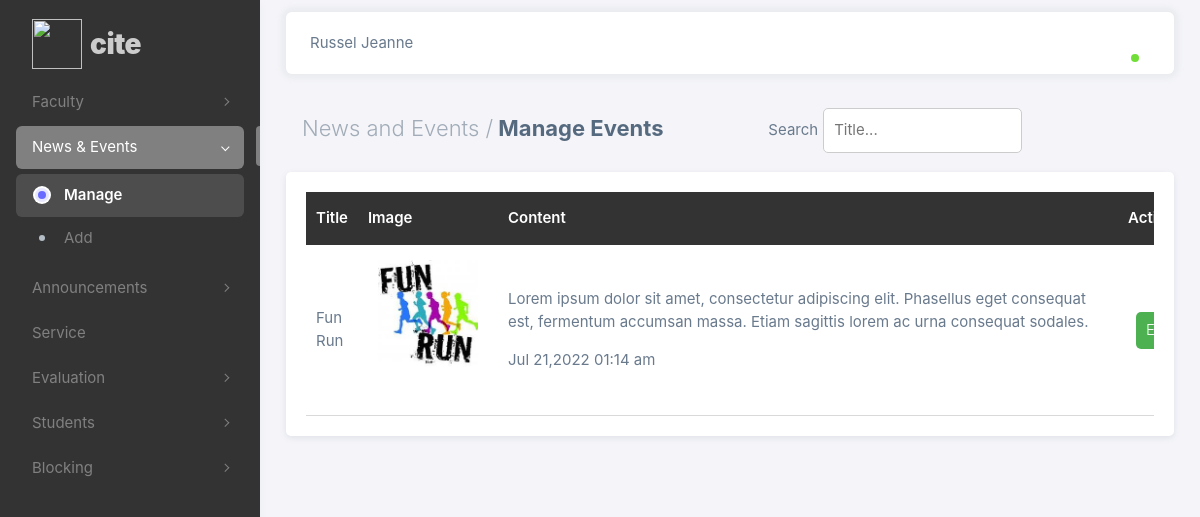
/admin/php/news_events.php (signed in), run on the app's committed database.
### tables this page shows
CREATE TABLE `news_events_tbl` (
  `bulletin_id` int(11) NOT NULL,
  `photo` varchar(255) NOT NULL,
  `title` varchar(30) NOT NULL,
  `post` varchar(10) DEFAULT NULL,
  `content` varchar(1000) NOT NULL,
  `time_date` datetime NOT NULL
);

### admin/php/news_events.php (the view, shortened to what this page needs)
<?php
if (isset($_SESSION['id']) && isset($_SESSION['username']) && isset($_SESSION['fname'])) {
?>
<!DOCTYPE html>
<html
  lang="en"
  class="light-style layout-menu-fixed"
  dir="ltr"
  data-theme="theme-default"
  data-assets-path="../assets/"
  data-template="vertical-menu-template-free"
>
  <head>
    <link rel="stylesheet" href="../assets/vendor/fonts/boxicons.css" />
    <link rel="stylesheet" href="../assets/vendor/css/core.css" class="template-customizer-core-css" />
    <link rel="stylesheet" href="../assets/vendor/css/theme-default.css" class="template-customizer-theme-css" />
    <link rel="stylesheet" href="../assets/css/demo.css" />
    <link rel="stylesheet" href="../assets/vendor/libs/perfect-scrollbar/perfect-scrollbar.css" />
    <link rel="stylesheet" href="../assets/vendor/libs/apex-charts/apex-charts.css" />
    <link rel="stylesheet" href="css/cite_theme.css" />
  </head>
  <body>
    <div class="layout-wrapper layout-content-navbar">
      <div class="layout-container">
        <aside id="layout-menu" class="layout-menu menu-vertical menu bg-menu-theme">
          <div class="app-brand demo">
            <a href="faculty.php" class="app-brand-link">
              <span class="app-brand-logo demo">
                <img src="assets/logo.png" style="height: 50px; width: 50px">
              </span>
              <span class="app-brand-text demo menu-text fw-bolder ms-2">CITE</span>
            </a>
          </div>
          <ul class="menu-inner py-1">
            <li class="menu-item">
              <a href="javascript:void(0);" class="menu-link menu-toggle">
                <div data-i18n="Layouts">Faculty</div>
              </a>
            </li>
            <li class="menu-item active open">
              <a href="javascript:void(0);" class="menu-link menu-toggle">
                <div data-i18n="Layouts">News & Events</div>
              </a>
              <ul class="menu-sub">
                <li class="menu-item active">
                  <a href="news_events.php" class="menu-link">
                    <div>Manage</div>
                  </a>
                </li>
                <li class="menu-item">
                  <a href="add_news_events.php" class="menu-link">
                    <div>Add</div>
                  </a>
                </li>
              </ul>
            </li>
            <li class="menu-item">
              <a href="javascript:void(0);" class="menu-link menu-toggle">
                <div data-i18n="Layouts">Announcements</div>
              </a>
            </li>
            <li class="menu-item">
              <a href="index.html" class="menu-link">
                <div data-i18n="Analytics">Service</div>
              </a>
            </li>
            <li class="menu-item">
              <a href="javascript:void(0);" class="menu-link menu-toggle">
                <div data-i18n="Layouts">Evaluation</div>
              </a>
            </li>
            <li class="menu-item">
              <a href="javascript:void(0);" class="menu-link menu-toggle">
                <div data-i18n="Layouts">Students</div>
              </a>
            </li>
            <li class="menu-item">
              <a href="javascript:void(0);" class="menu-link menu-toggle">
                <div data-i18n="Layouts">Blocking</div>
              </a>
            </li>
          </ul>
        </aside>
        <div class="layout-page">
          <nav
            class="layout-navbar container-xxl navbar navbar-expand-xl navbar-detached align-items-center bg-navbar-theme"
            id="layout-navbar">
            <div class="navbar-nav-right d-flex align-items-center" id="navbar-collapse">
              <div class="navbar-nav align-items-center">
                <div class="nav-item d-flex align-items-center">
                  <span><?php echo $_SESSION['fname'].' '.$_SESSION['lname'];?></span>
                </div>
              </div>
              <ul class="navbar-nav flex-row align-items-center ms-auto">
                <li class="nav-item navbar-dropdown dropdown-user dropdown">
                  <a class="nav-link dropdown-toggle hide-arrow" href="javascript:void(0);" data-bs-toggle="dropdown">
                    <div class="avatar avatar-online">
                    </div>
                  </a>
                </li>
              </ul>
            </div>
          </nav>
          <div class="content-wrapper">
            <div class="container-xxl flex-grow-1 container-p-y">
              <div class="d-flex flex-wrap">
                <div class="p-2 flex-fill">
                  <h4 class="fw-bold p-2"><span class="text-muted fw-light">News and Events /</span> Manage Events</h4>
                </div>
                <div class="p-2 flex-fill">
                  <?php
                    include "db_conn.php";
                    $sql = "SELECT * FROM news_events_tbl ORDER BY bulletin_id DESC";
                    if (isset($_POST['search'])) {
                      $search = $_POST['search'];
                      $sql = "SELECT * FROM news_events_tbl WHERE title LIKE '%$search%'";
                    }
                    else {
                      $search = "";
                        $sql = "SELECT * FROM news_events_tbl ORDER BY bulletin_id DESC";
                    }
                    $result = $conn->query($sql);
                  ?>
                  <form method="POST">
                    <label>Search</label><input type="text" class="search" placeholder="Title..." name="search" value="<?php echo $search;?>">
                  </form>
                </div>
              </div>
              <div class="section-container card">
                <div class="table-wrapper">
                  <table class="table-cite" id="newsEvent_tbl">
                    <thead>
                      <tr>
                        <th scope="col">Title</th>
                        <th scope="col">Image</th>
                        <th scope="col">Content</th>
                        <th scope="col">Action</th>
                      </tr>
                    </thead>
                    <tbody>
                     <?php
                        if($result->num_rows > 0) {
                          while ($row=$result->fetch_assoc()) {
                      ?>
                      <tr>
                        <td><?php echo $row['title'];?></td>
                        <td>
                          <div class="image-container" style="height: 120px; width: 120px;">
                            <img src="images/<?php echo $row['photo'];?>">
                          </div>
                        </td>
                        <td>
                          <div class="description-container mb-3">
                            <?php echo $row['content'];?>
                          </div>
                          <span><?php $date = $row['time_date']; echo date("M d,Y h:i a", strtotime($date));?></span>
                        </td>
                        <td>
                          <div class="d-flex p-2 gap-2 bd-highlight">
                            <a href="upd_news_events.php?bulletin_id=<?=$row['bulletin_id'];?>"><button class="editbtn">Edit</button></a>
                          </div>
                        </td>
                      </tr>
                      <?php
                          }
                        }
                      ?>
                    </tbody>
                  </table>
                </div>
              </div>
            </div>
          </div>
        </div>
      </div>
    </div>
  </body>
</html>
<?php
} else {
  header("Location: index.php");
  exit();
}
?>

### admin/assets/css/demo.css (style rules this page uses)
.menu .app-brand.demo { height: 64px; margin-top: 12px; }
.app-brand-text.demo { font-size: 1.75rem; letter-spacing: -0.5px; text-transform: lowercase; }

### admin/php/css/cite_theme.css (style rules this page uses)
.section-container { background-color: #fff; padding: 20px; border-radius: 5px; }
.table-cite { border-collapse: collapse; width: 100%; overflow-x: auto; }
.table-cite th { padding: 15px 10px; color: #fff; background-color: #333; position: sticky; top: 0; text-align: left; }
.table-cite td { padding: 15px 10px; border-bottom: 1px solid #d9d9d9; }
.description-container { line-height: 1.5em; height: 3em; overflow: hidden; width: 600px; }
.editbtn { padding: 7px 10px; background-color: #4eb151; color: #fff; font-weight: 300; border: none; border-radius: 5px; font-size: 15px; }
.search { padding: 10px; display: inline-block; border-radius: 5px; width: 50%; border: 1px solid #cccccc; margin: 0px 0px 0px 5px; }
.table-wrapper { overflow-y: scroll; max-height: 90vh; }
.image-container { height: 200px; width: 200px; margin: 0 0 20px 0; overflow: hidden; display: flex; justify-content: center; }

### data on the page
news_events_tbl: title "Fun Run", photo (picture), content "Lorem ipsum dolor sit amet, consectetur adipiscing elit. Phasellus eget consequat est, fermentum accumsan massa. Etiam sagittis lorem ac urna consequat sodales.…", time_date "Jul 21,2022 01:14 am"

### other printed values
$_SESSION['fname'] "Russel Jeanne"
